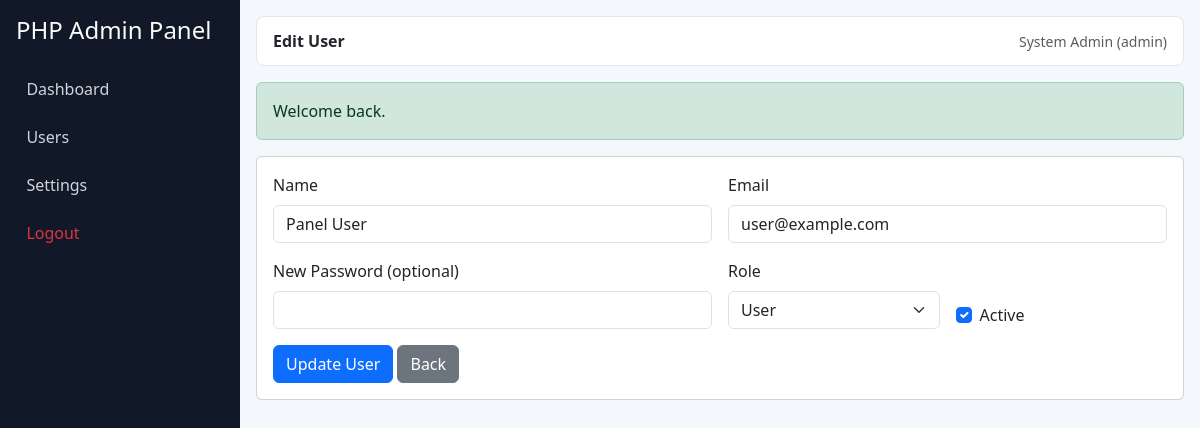
/admin/user-edit.php?id=2 (signed in), run on the app's committed database.
### tables this page shows
CREATE TABLE `users` (
  `id` INT UNSIGNED NOT NULL AUTO_INCREMENT,
  `name` VARCHAR(120) NOT NULL,
  `email` VARCHAR(150) NOT NULL,
  `password_hash` VARCHAR(255) NOT NULL,
  `role` ENUM('admin', 'user') NOT NULL DEFAULT 'user',
  `is_active` TINYINT(1) NOT NULL DEFAULT 1,
  `created_at` TIMESTAMP NOT NULL DEFAULT CURRENT_TIMESTAMP,
  `updated_at` TIMESTAMP NOT NULL DEFAULT CURRENT_TIMESTAMP ON UPDATE CURRENT_TIMESTAMP,
  PRIMARY KEY (`id`),
  UNIQUE KEY `uq_users_email` (`email`),
  KEY `idx_users_role` (`role`),
  KEY `idx_users_active` (`is_active`)
);

### includes/functions.php (called while the page is built, shortened)
<?php
function e(string $value): string
{
    return htmlspecialchars($value, ENT_QUOTES, 'UTF-8');
}
function app_url(string $path = ''): string
{
    $base = rtrim(BASE_URL, '/');
    $path = '/' . ltrim($path, '/');
    return $base . ($path === '/' ? '' : $path);
}
function get_flash(): ?array
{
    $flash = $_SESSION['flash'];
    return $flash;
}

### config/database.php (called while the page is built, shortened)
<?php
function db(): PDO
{
    static $pdo = null;
    if ($pdo instanceof PDO) {
        return $pdo;
    }
    $dsn = 'mysql:host=' . DB_HOST . ';port=' . DB_PORT . ';dbname=' . DB_NAME . ';charset=utf8mb4';
    try {
        $pdo = new PDO($dsn, DB_USER, DB_PASS, [
            PDO::ATTR_ERRMODE => PDO::ERRMODE_EXCEPTION,
            PDO::ATTR_DEFAULT_FETCH_MODE => PDO::FETCH_ASSOC,
            PDO::ATTR_EMULATE_PREPARES => false
        ]);
    } catch (PDOException $exception) {
        http_response_code(500);
        exit('Database connection failed. Please check config/database.php settings.');
    }
    return $pdo;
}

### includes/auth.php (called while the page is built, shortened)
<?php
require_once __DIR__ . '/../config/database.php';
require_once __DIR__ . '/functions.php';
function current_user(): ?array
{
    static $user = null;
    if ($user !== null) {
        return $user;
    }
    $userId = (int) ($_SESSION['user_id'] ?? 0);
    $stmt = db()->prepare('SELECT id, name, email, role, is_active FROM users WHERE id = :id LIMIT 1');
    $stmt->execute([':id' => $userId]);
    $record = $stmt->fetch();
    $user = $record;
    return $user;
}
function is_logged_in(): bool
{
    return current_user() !== null;
}
function is_admin(): bool
{
    $user = current_user();
    return $user !== null && $user['role'] === 'admin';
}
function require_login(): void
{
    if (!is_logged_in()) {
        set_flash('warning', 'Please login first.');
        redirect('/admin/login.php');
    }
}
function require_admin(): void
{
    require_login();
}

### admin/user-edit.php (the view, shortened to what this page needs)
<?php
require_once __DIR__ . '/../includes/auth.php';
require_admin();
$pageTitle = 'Edit User';
$userId = (int) ($_GET['id'] ?? 0);
$stmt = db()->prepare('SELECT id, name, email, role, is_active FROM users WHERE id = :id LIMIT 1');
$stmt->execute([':id' => $userId]);
$record = $stmt->fetch();
$form = [
    'name' => (string) $record['name'],
    'email' => (string) $record['email'],
    'role' => (string) $record['role'],
    'is_active' => ((int) $record['is_active'] === 1 ? '1' : '0')
];
require_once __DIR__ . '/../includes/layout-header.php';
?>
<div class="card">
    <div class="card-body">
        <form method="post" class="row g-3" novalidate>
            <div class="col-md-6">
                <label class="form-label">Name</label>
                <input type="text" name="name" class="form-control" value="<?php echo e($form['name']); ?>" required>
            </div>
            <div class="col-md-6">
                <label class="form-label">Email</label>
                <input type="email" name="email" class="form-control" value="<?php echo e($form['email']); ?>" required>
            </div>
            <div class="col-md-6">
                <label class="form-label">New Password (optional)</label>
                <input type="password" name="password" class="form-control">
            </div>
            <div class="col-md-3">
                <label class="form-label">Role</label>
                <select name="role" class="form-select">
                    <option value="user" <?php echo $form['role'] === 'user' ? 'selected' : ''; ?>>User</option>
                </select>
            </div>
            <div class="col-md-3 d-flex align-items-end">
                <div class="form-check">
                    <input class="form-check-input" type="checkbox" name="is_active" value="1" id="is_active" <?php echo $form['is_active'] === '1' ? 'checked' : ''; ?>>
                    <label class="form-check-label" for="is_active">Active</label>
                </div>
            </div>
            <div class="col-12">
                <button type="submit" class="btn btn-primary">Update User</button>
                <a href="<?php echo e(app_url('/admin/users.php')); ?>" class="btn btn-secondary">Back</a>
            </div>
        </form>
    </div>
</div>
<?php require_once __DIR__ . '/../includes/layout-footer.php'; ?>

### includes/layout-header.php (shortened to what this page needs)
<?php
require_once __DIR__ . '/auth.php';
$user = current_user();
$pageTitle = $pageTitle ?? 'Dashboard';
$flash = get_flash();
?>
<!doctype html>
<html lang="en">
<head>
    <link href="https://cdn.jsdelivr.net/npm/bootstrap@5.3.3/dist/css/bootstrap.min.css" rel="stylesheet">
    <link rel="stylesheet" href="<?php echo e(app_url('/assets/css/style.css')); ?>">
</head>
<body>
<div class="app-shell">
    <aside class="sidebar">
        <h4 class="mb-3"><?php echo e(APP_NAME); ?></h4>
        <a href="<?php echo e(app_url('/admin/index.php')); ?>" class="menu-link">Dashboard</a>
        <?php if ($user && $user['role'] === 'admin'): ?>
            <a href="<?php echo e(app_url('/admin/users.php')); ?>" class="menu-link">Users</a>
            <a href="<?php echo e(app_url('/admin/settings.php')); ?>" class="menu-link">Settings</a>
        <?php endif; ?>
        <a href="<?php echo e(app_url('/admin/logout.php')); ?>" class="menu-link text-danger">Logout</a>
    </aside>
    <main class="content-wrap">
        <nav class="topbar d-flex justify-content-between align-items-center mb-3">
            <div>
                <strong><?php echo e($pageTitle); ?></strong>
            </div>
            <div class="small text-muted">
                <?php echo e($user['name'] ?? 'Guest'); ?>
                (<?php echo e($user['role'] ?? 'none'); ?>)
            </div>
        </nav>
        <?php if ($flash): ?>
            <div class="alert alert-<?php echo e($flash['type']); ?>" role="alert">
                <?php echo e($flash['message']); ?>
            </div>
        <?php endif; ?>

### assets/css/style.css (style rules this page uses)
body { background: #f4f7fb; }
.app-shell { min-height: 100vh; display: flex; }
.sidebar { width: 240px; background: #111827; color: #f9fafb; padding: 1rem; display: flex; flex-direction: column; gap: 0.5rem; }
.menu-link { color: #d1d5db; text-decoration: none; padding: 0.5rem 0.65rem; border-radius: 0.375rem; }
.content-wrap { flex: 1; padding: 1rem; }
.topbar { background: #ffffff; border: 1px solid #e5e7eb; border-radius: 0.5rem; padding: 0.75rem 1rem; }

### data on the page
users: name "System Admin", role "admin"
users: name "Panel User", email "user@example.com", role "User", is_active "☑"

### other printed values
APP_NAME "PHP Admin Panel"
$pageTitle "Edit User"
$flash['message'] "Welcome back."
